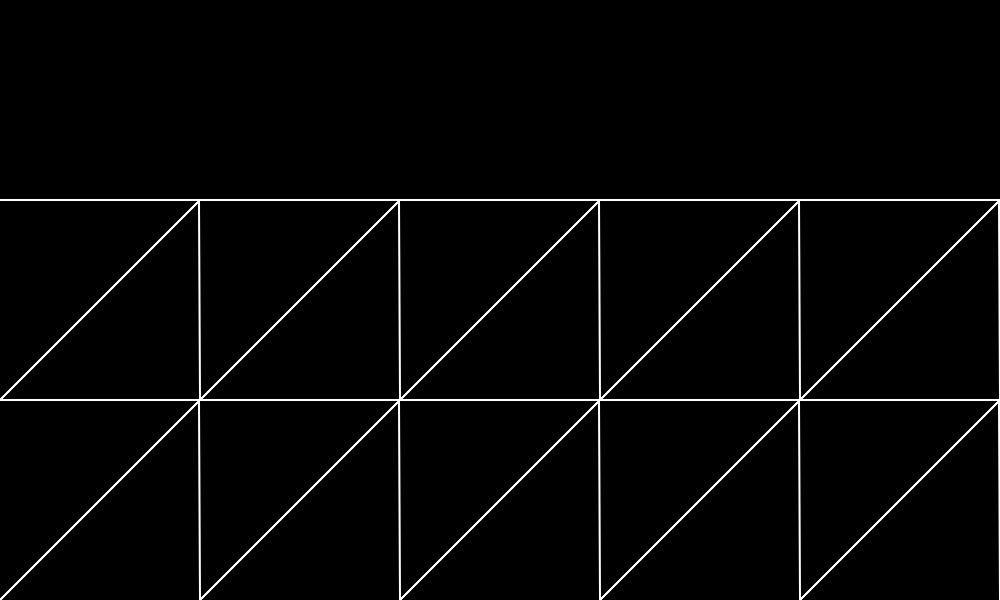
Frame 1 (no input)
Frame 60 (no input): identical to frame 1, image omitted
Frame 120 (the mouse pressed at the canvas centre since frame 60): identical to frame 1, image omitted

The p5.js sketch that drew this single still picture (run headless with seeded random() and noise() and a simulated clock; from frame 60 on, the mouse is pressed at the canvas centre):

// p5.js sketch
// ── sketch.js

var slider_ph;

function setup() {
  createCanvas(1000, 600);
  
  slider_ph = createSlider(0, 1, 0, 0.01);
  
}

function draw() {
  background(0);
  translate(0, height)
  stroke(255);
  strokeWeight(2);
  
  let num = 1000;
  let per = 200;
  let amp = 200;
  let step = amp / per;
  let phase = slider_ph.value();
  
  time = [0];
  saw0 = [0];
  saw1 = [0];
  
  for (var i = 1; i <= num; i++) {
    let y0 = i%per * step;
    let y1 = (y0 + phase * amp) % amp; 
    time.push(i);
    saw0.push(y0);    
    saw1.push(y1);    
    
    // top
    stroke(255);
    line(time[i-1], -saw0[i-1]-200-phase*amp, i, -y0-200-phase*amp);
    // bottom
    if (y0 + phase * amp > 200){
      stroke("red");
    }
    else {
      stroke(255);
    }
    line(time[i-1], -saw1[i-1], i, -y1);
    stroke(255);
    line(time[i-1], -amp-200, i, -amp-200);  
    line(time[i-1], -200, i, -200); 
  }
}
